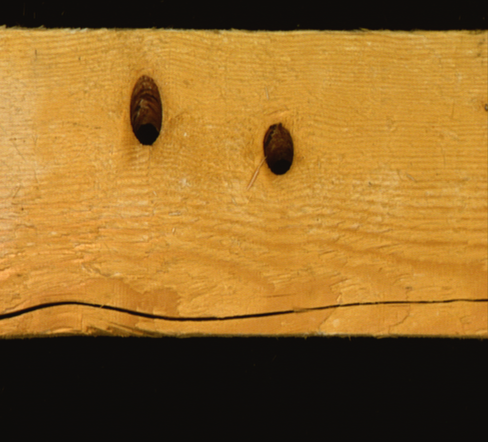
#> input picture Ejer3/Train/25.png, 488 x 442 px, found by its file name
$ python Exer3.py   (older library calls are emulated)
#> lines starting #> are read from the running program, lines starting #| are printed output that depends on the picture
# https://docs.opencv.org/3.0-beta/modules/imgproc/doc/filtering.html
# https://stackoverflow.com/questions/42203898/python-opencv-blob-detection-or-circle-detection
# https://cvtuts.wordpress.com/2014/04/27/gabor-filters-a-practical-overview/
# https://es.mathworks.com/help/images/texture-segmentation-using-gabor-filters.html
# http://scikit-learn.org/stable/modules/generated/sklearn.cluster.KMeans.html

import numpy as np
from sklearn.cluster import KMeans
import cv2
from skimage.filters import threshold_otsu
import matplotlib.pyplot as plt


def build_filters():
    filters = []
    ksize = 51
    for theta in np.arange(0, np.pi, np.pi / 16):
        kern = cv2.getGaborKernel((ksize, ksize), sigma=4.0, theta=theta, lambd=10.0, gamma=1, psi=0, ktype=cv2.CV_32F)
        kern /= 1.5 * kern.sum()
        filters.append(kern)
    return filters


def process(img, filters):
    accum = np.zeros_like(img)
    for kern in filters:
        fimg = cv2.filter2D(img, cv2.CV_8UC3, kern)
        np.maximum(accum, fimg, accum)
    return accum


def contains_maloooooooo(R1, R2):
    #R1 contiene a R2
    out = 0
    if ((R2.x+R2.w) < ((R1.x-15)+(R1.w+30)) and (R2.x) > ((R1.x-15)) and (R2.y) > ((R1.y-15)) and (R2.y+R2.h) < (R1.y-15+R1.h+30)):
        return True
    else:
        return False

def contains(R1, R2, Correctos, FalsosPositivos):
    #R1 contiene a R2
    correcto_local=0
    FP_local=0
    for i in range(0,R1.shape[1]):
        if ((R2[0]+R2[2]) < ((R1[0][i]-15)+(R1[2][i]+30)) and (R2[0]) > ((R1[0][i]-15)) and (R2[1]) > ((R1[1][i]-15)) and (R2[1]+R2[3]) < (R1[1][i]-15+R1[3][i]+30)):
            correcto_local=1

    if correcto_local==0:
        FP_local= 1

    Correctos+=+correcto_local
    FalsosPositivos+=FP_local
    return Correctos, FalsosPositivos


if __name__ == '__main__':
    import sys

    print(__doc__)

    try:
        #img_fn = sys.argv[1]
        img_fn = "/home/sergio/PycharmProjects/AplicacionesInd/Ejer3/Train/25.png"
    except:
        img_fn = 'test.png'


    FalsosPositivos=0
    FalsosNegativos=0
    Correctos=0

    img = cv2.imread(img_fn)
#> img is the input picture: shape (442, 488, 3); mean B, G, R 41.2, 104, 145.1

    img = cv2.cvtColor(img, cv2.COLOR_BGR2GRAY)
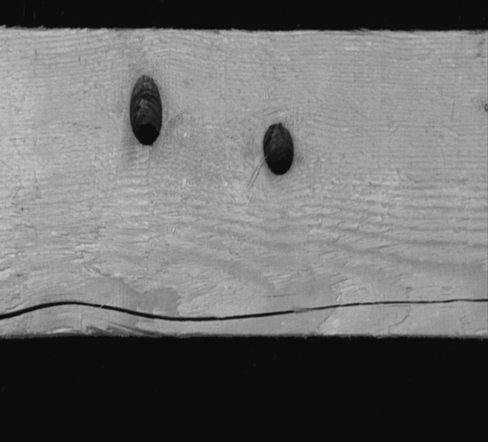
#> img: shape (442, 488); min 10, max 201, mean 109

    if img is None:
        print('Failed to load image file:', img_fn)
        sys.exit(1)


    imgfinal = np.copy(img)
    img_ground = np.copy(img)


    fs =cv2.FileStorage("/home/sergio/PycharmProjects/AplicacionesInd/Ejer3/Train/25.reg",cv2.FILE_STORAGE_READ)
    fn=fs.getNode("rectangles")
    aux = fn.mat()


#> (the run stopped early here; a loop or call above may not have finished)

$ run again, with Ejer3/Train/1.png copied over Ejer3/Train/25.png
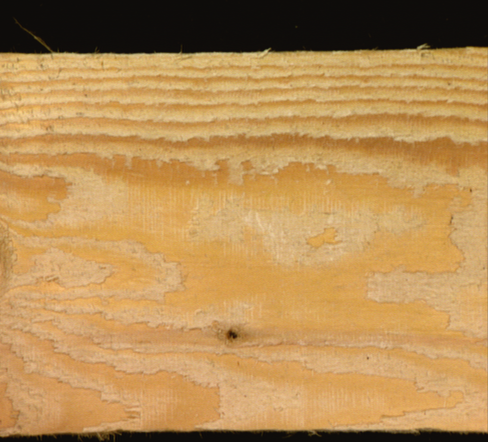
#> input picture Ejer3/Train/1.png, 488 x 442 px, found by its file name
#> img is the input picture: shape (442, 488, 3); mean B, G, R 85.5, 141.2, 182
#> `img = cv2.cvtColor(img, cv2.COLOR_BGR2GRAY)`:
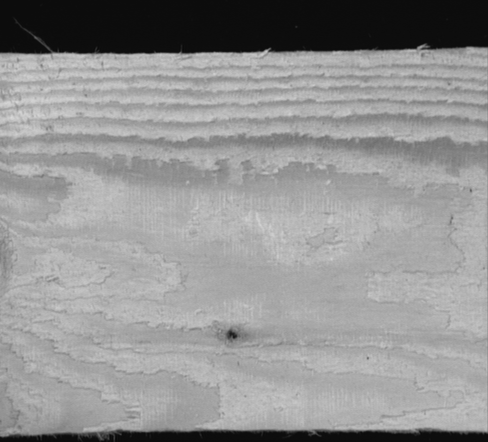
#> img: shape (442, 488); min 9, max 217, mean 147

$ run again, with Ejer3/Train/10.png copied over Ejer3/Train/25.png
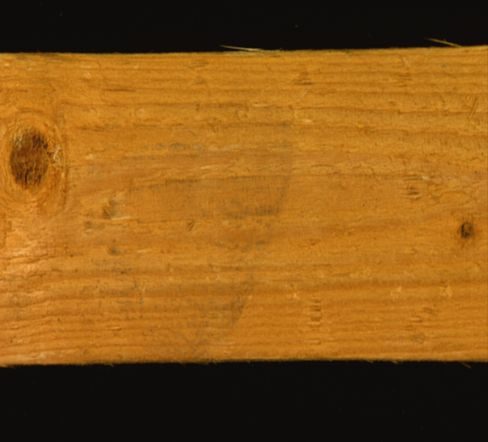
#> input picture Ejer3/Train/10.png, 488 x 442 px, found by its file name
#> img is the input picture: shape (442, 488, 3); mean B, G, R 23.6, 86.3, 135.9
#> `img = cv2.cvtColor(img, cv2.COLOR_BGR2GRAY)`:
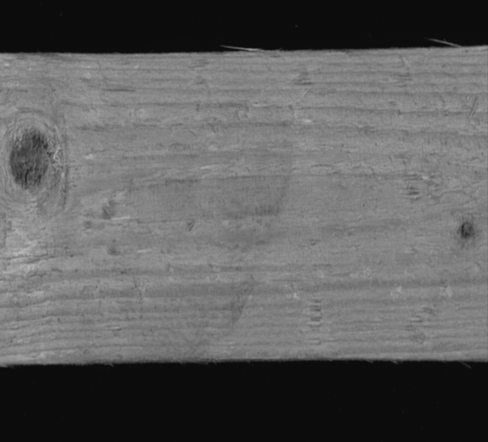
#> img: shape (442, 488); min 11, max 189, mean 93.9

$ run again, with Ejer3/Train/11.png copied over Ejer3/Train/25.png
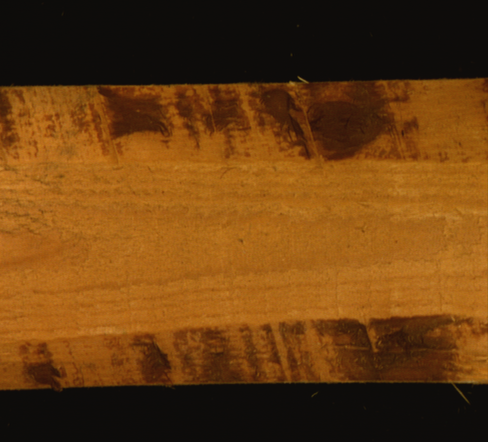
#> input picture Ejer3/Train/11.png, 488 x 442 px, found by its file name
#> img is the input picture: shape (442, 488, 3); mean B, G, R 16.9, 61.3, 104.4
#> `img = cv2.cvtColor(img, cv2.COLOR_BGR2GRAY)`:
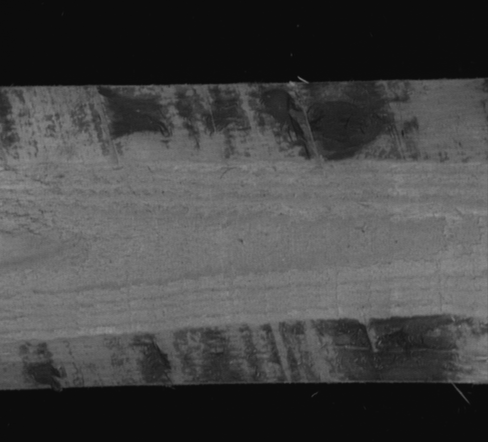
#> img: shape (442, 488); min 10, max 146, mean 69
